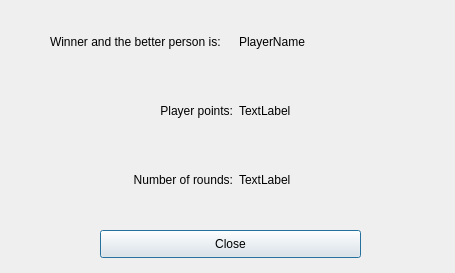
<?xml version="1.0" encoding="UTF-8"?>
<ui version="4.0">
 <class>EndScreen</class>
 <widget class="QDialog" name="EndScreen">
  <property name="geometry">
   <rect>
    <x>0</x>
    <y>0</y>
    <width>455</width>
    <height>273</height>
   </rect>
  </property>
  <property name="windowTitle">
   <string>Dialog</string>
  </property>
  <widget class="QWidget" name="gridLayoutWidget">
   <property name="geometry">
    <rect>
     <x>50</x>
     <y>10</y>
     <width>372</width>
     <height>201</height>
    </rect>
   </property>
   <layout class="QGridLayout" name="gridLayout">
    <property name="sizeConstraint">
     <enum>QLayout::SetDefaultConstraint</enum>
    </property>
    <item row="3" column="1">
     <widget class="QLabel" name="roundsLabel">
      <property name="text">
       <string>Number of rounds:</string>
      </property>
      <property name="alignment">
       <set>Qt::AlignRight|Qt::AlignTrailing|Qt::AlignVCenter</set>
      </property>
     </widget>
    </item>
    <item row="0" column="1">
     <widget class="QLabel" name="victoryLabel">
      <property name="text">
       <string>Winner and the better person is:</string>
      </property>
     </widget>
    </item>
    <item row="3" column="3">
     <widget class="QLabel" name="roundsAmountLabel">
      <property name="text">
       <string>TextLabel</string>
      </property>
     </widget>
    </item>
    <item row="0" column="3">
     <widget class="QLabel" name="playerNameLabel">
      <property name="text">
       <string>PlayerName</string>
      </property>
     </widget>
    </item>
    <item row="2" column="1">
     <widget class="QLabel" name="pointsLabel">
      <property name="text">
       <string>Player points:</string>
      </property>
      <property name="alignment">
       <set>Qt::AlignRight|Qt::AlignTrailing|Qt::AlignVCenter</set>
      </property>
     </widget>
    </item>
    <item row="2" column="3">
     <widget class="QLabel" name="pointsAmountLabel">
      <property name="text">
       <string>TextLabel</string>
      </property>
     </widget>
    </item>
   </layout>
  </widget>
  <widget class="QPushButton" name="closeButton">
   <property name="geometry">
    <rect>
     <x>100</x>
     <y>230</y>
     <width>261</width>
     <height>28</height>
    </rect>
   </property>
   <property name="text">
    <string>Close</string>
   </property>
  </widget>
 </widget>
 <resources/>
 <connections/>
</ui>
